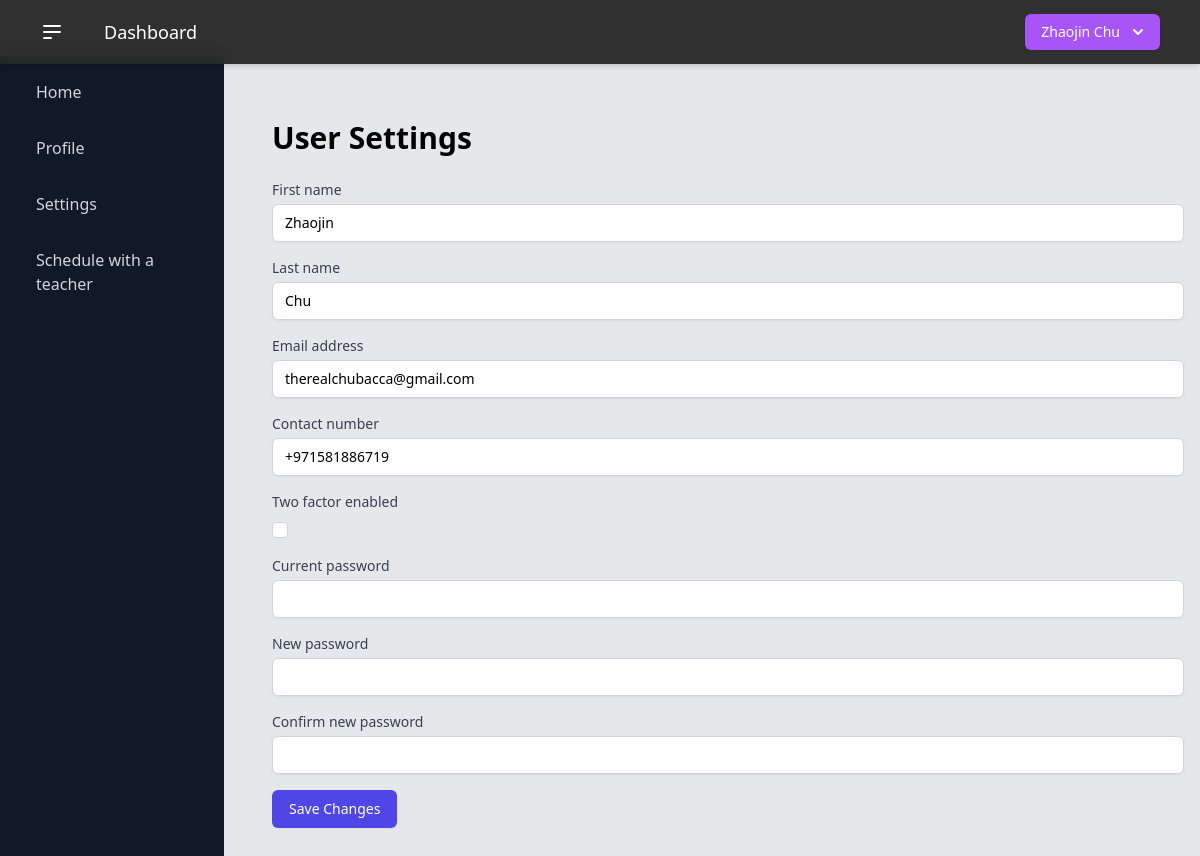
The page /settings (signed in) on the database as committed earlier.
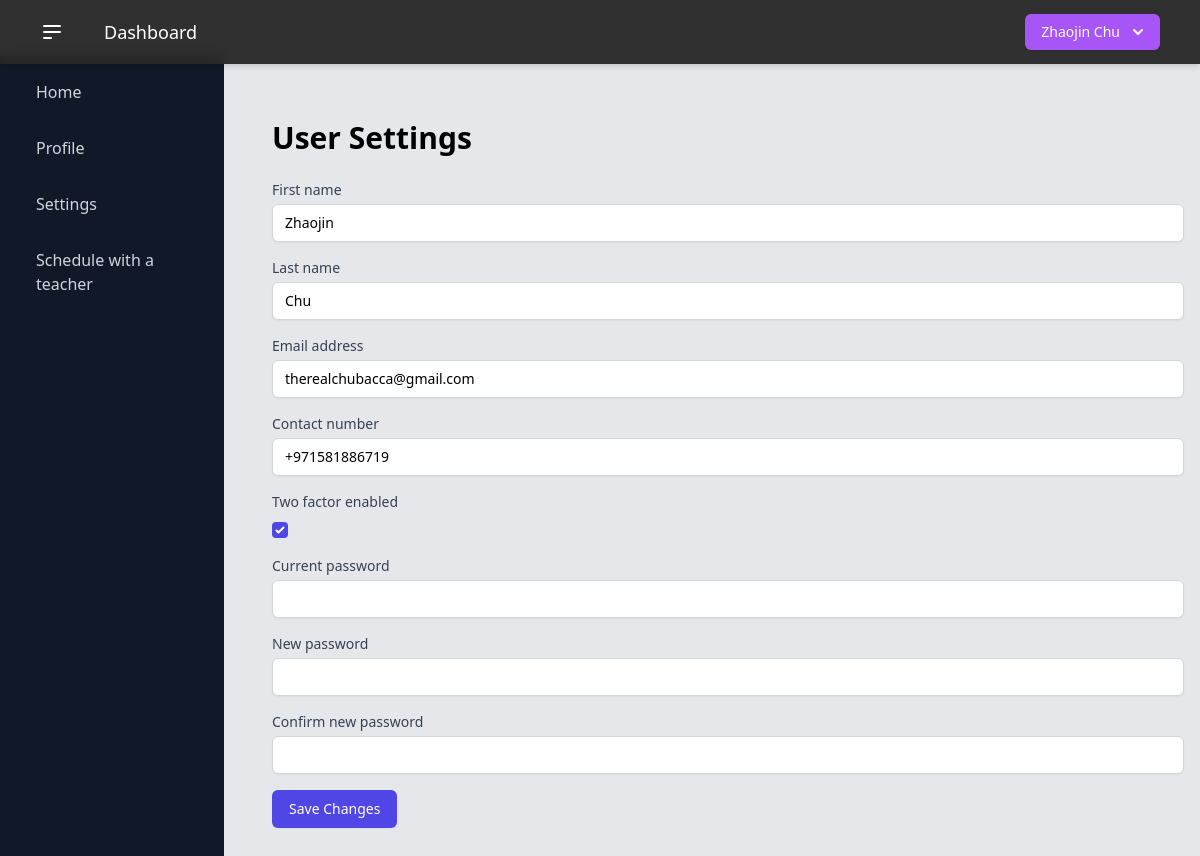
The same page on the database as committed later.
### users/models.py (models this page shows, shortened)
class User(AbstractBaseUser):
    USER_TYPE_CHOICES = (
        (1, 'Student'),
        (2, 'Teacher'),
    )
    user_type = models.PositiveSmallIntegerField(
        choices=USER_TYPE_CHOICES,
        default=1,
    )
    email = models.EmailField(
        "email address",
        max_length=255,
        unique=True,
        validators=[EmailValidator(message="Enter a valid email address.")],
    )
    first_name = models.CharField(
        "first name",
        max_length=150,
        validators=[RegexValidator(r"^[a-zA-Z\s]+$", "Enter a valid first name (letters only).")],
    )
    last_name = models.CharField(
        "last name",
        max_length=150,
        validators=[RegexValidator(r"^[a-zA-Z\s]+$", "Enter a valid last name (letters only).")],
    )
    password = models.CharField(
        "password",
        max_length=255,
        validators=[
            MinLengthValidator(6),
            RegexValidator(
                r"^(?=.*[a-z])(?=.*[A-Z])(?=.*\d)[A-Za-z\d]{6,}$",
                "Password must have at least 6 characters, including a number and a capital letter.",
            ),
        ],
    )
    contact_number = PhoneNumberField()
    date_of_birth = models.DateField("date of birth")
    two_factor_enabled = models.BooleanField(default=False)
    two_factor_code = models.CharField(max_length=6, blank=True, null=True)
    two_factor_code_expiry = models.DateTimeField(blank=True, null=True)
    password_reset_token = models.CharField(max_length=100, null=True, blank=True)
    password_reset_token_created_at = models.DateTimeField(null=True, blank=True)
    objects = UserManager()
    USERNAME_FIELD = "email"
    REQUIRED_FIELDS = ["__all__"]

### users/views.py (the view)
# urls.py: path("settings", settings, name="settings"),
@login_required
def settings(request):
    user = request.user
    if request.method == "POST":
        form = UserSettingsForm(request.POST, instance=user)
        if form.is_valid():
            if form.cleaned_data.get('new_password'):
                if user.check_password(form.cleaned_data.get('current_password')):
                    user.set_password(form.cleaned_data.get('new_password'))
                    update_session_auth_hash(request, user)  # Keep the user logged in
                    messages.success(request, "Your password has been updated.")
                else:
                    messages.error(request, "Current password is incorrect.")
                    return render(request, "users/settings.html", {"form": form})
            form.save()
            messages.success(request, "Your settings have been updated.")
            return redirect('settings')
    else:
        form = UserSettingsForm(instance=user)
    return render(request, "users/settings.html", {"form": form})

### users/forms.py (shortened to what this page needs)
class UserSettingsForm(forms.ModelForm):
    current_password = forms.CharField(widget=forms.PasswordInput(), required=False)
    new_password = forms.CharField(widget=forms.PasswordInput(), required=False, validators=[validate_password])
    confirm_new_password = forms.CharField(widget=forms.PasswordInput(), required=False)
    class Meta:
        model = User
        fields = ['first_name', 'last_name', 'email', 'contact_number', 'two_factor_enabled']

### templates/users/settings.html (shortened to what this page needs)
{% extends "_dashboard.html" %}
{% load widget_tweaks %}
{% block content %}
<div class="container mx-auto px-4 py-8">
    <h2 class="text-3xl font-semibold mb-6">User Settings</h2>
    <form method="post" class="space-y-4">
        {% for field in form %}
        <div>
            <label for="{{ field.id_for_label }}" class="block text-sm font-medium text-gray-700">
                {{ field.label }}
            </label>
            <div class="mt-1">
                {% if field.name == 'two_factor_enabled' %}
                    {{ field|add_class:"h-4 w-4 text-indigo-600 focus:ring-indigo-500 border-gray-300 rounded" }}
                {% else %}
                    {{ field|add_class:"shadow-sm focus:ring-indigo-500 focus:border-indigo-500 block w-full sm:text-sm border-gray-300 rounded-md" }}
                {% endif %}
            </div>
        </div>
        {% endfor %}
        <div>
            <button type="submit" class="inline-flex justify-center py-2 px-4 border border-transparent shadow-sm text-sm font-medium rounded-md text-white bg-indigo-600 hover:bg-indigo-700 focus:outline-none focus:ring-2 focus:ring-offset-2 focus:ring-indigo-500">
                Save Changes
            </button>
        </div>
    </form>
</div>
{% endblock %}

### templates/_dashboard.html (shortened to what this page needs)
{% load static %} {% load static tailwind_tags %}
<!DOCTYPE html>
<html lang="en">
  <head>
    {% tailwind_css %}
  </head>
  <body class="bg-neutral-200" x-data="{ sidebarOpen: true }">
    <div>
      <header class="sticky top-0 z-50">
        <div
          class="flex fixed top-0 py-2 w-full items-center justify-between bg-neutral-800 bg-opacity-95 backdrop-blur shadow-md"
        >
          <div class="flex flex-grow gap-x-10 px-10 text-lg text-white py-2.5">
            {% if user.is_authenticated %}
            <button
              @click="sidebarOpen = !sidebarOpen"
              class="text-white focus:outline-none"
            >
              <svg
                class="h-6 w-6"
                viewBox="0 0 24 24"
                fill="none"
                xmlns="http://www.w3.org/2000/svg"
              >
                <path
                  d="M4 6H20M4 12H20M4 18H11"
                  stroke="currentColor"
                  stroke-width="2"
                  stroke-linecap="round"
                  stroke-linejoin="round"
                ></path>
              </svg>
            </button>
            <div class="flex">
              <a href="{% url 'dashboard' %}" class="hover:text-purple-400"
                >Dashboard</a
              >
            </div>
            {% endif %}
          </div>
          <div
            id="messages-container"
            class="fixed left-1/2 transform -translate-x-1/2 z-50 w-full max-w-md px-4"
          >
            <div class="w-full pt-2">
            </div>
          </div>
          <div class="flex gap-x-6 px-6">
            {% block navright %} {% endblock navright %} {% if user.is_authenticated %}
            <div
              x-data="{ open: false }"
              class="relative inline-block text-left mr-4"
            >
              <div>
                <button
                  @click="open = !open"
                  type="button"
                  class="inline-flex justify-center w-full rounded-md shadow-sm px-4 py-2 bg-purple-500 text-sm font-medium text-white hover:bg-purple-600 ring-purple-800"
                  id="options-menu"
                  aria-haspopup="true"
                  x-bind:aria-expanded="open"
                >
                  {{ user.first_name }} {{ user.last_name }}
                  <svg
                    class="-mr-1 ml-2 h-5 w-5"
                    xmlns="http://www.w3.org/2000/svg"
                    viewBox="0 0 20 20"
                    fill="currentColor"
                    aria-hidden="true"
                  >
                    <path
                      fill-rule="evenodd"
                      d="M5.293 7.293a1 1 0 011.414 0L10 10.586l3.293-3.293a1 1 0 111.414 1.414l-4 4a1 1 0 01-1.414 0l-4-4a1 1 0 010-1.414z"
                      clip-rule="evenodd"
                    />
                  </svg>
                </button>
              </div>
            </div>
            {% endif %}
          </div>
        </div>
      </header>
      <main class="relative">
        <div class="flex h-screen bg-gray-200">
          <div
            class="z-30 inset-y-0 left-0 w-56 transition duration-300 transform bg-gray-900 overflow-y-auto fixed top-14"
            :class="{'translate-x-0 ease-out': sidebarOpen, '-translate-x-full ease-in': !sidebarOpen}"
          >
            <a
              href="{% url 'calendar' %}"
              class="flex items-center mt-4 py-2 px-6 text-gray-300 hover:bg-gray-700 hover:bg-opacity-25 hover:text-gray-100"
            >
              <span class="mx-3">Home</span>
            </a>
            <a
              href="#"
              class="flex items-center mt-4 py-2 px-6 text-gray-300 hover:bg-gray-700 hover:bg-opacity-25 hover:text-gray-100"
            >
              <span class="mx-3">Profile</span>
            </a>
            <a
              href="#"
              class="flex items-center mt-4 py-2 px-6 text-gray-300 hover:bg-gray-700 hover:bg-opacity-25 hover:text-gray-100"
            >
              <span class="mx-3">Settings</span>
            </a>
            {% if user.user_type == 1%}
            <a
              href="{% url 'lesson_request' %}"
              class="flex items-center mt-4 py-2 px-6 text-gray-300 hover:bg-gray-700 hover:bg-opacity-25 hover:text-gray-100"
            >
              <span class="mx-3">Schedule with a teacher</span>
            </a>
            {% endif %}
          </div>
          <div
            class="flex-1 flex flex-col overflow-hidden"
            :class="{'ml-64': sidebarOpen, 'ml-0': !sidebarOpen}"
          >
            <main
              class="flex-1 overflow-x-hidden overflow-y-auto bg-gray-200 pt-14"
              role="main"
            >
              <div class="container mx-auto py-8">
                {% block content %}{% endblock %}
              </div>
            </main>
          </div>
        </div>
      </main>
    </div>
  </body>
</html>

Rows that differ between the two databases and show on the page:
changed User "Zhaojin": two_factor_enabled "☐" → "☑"
